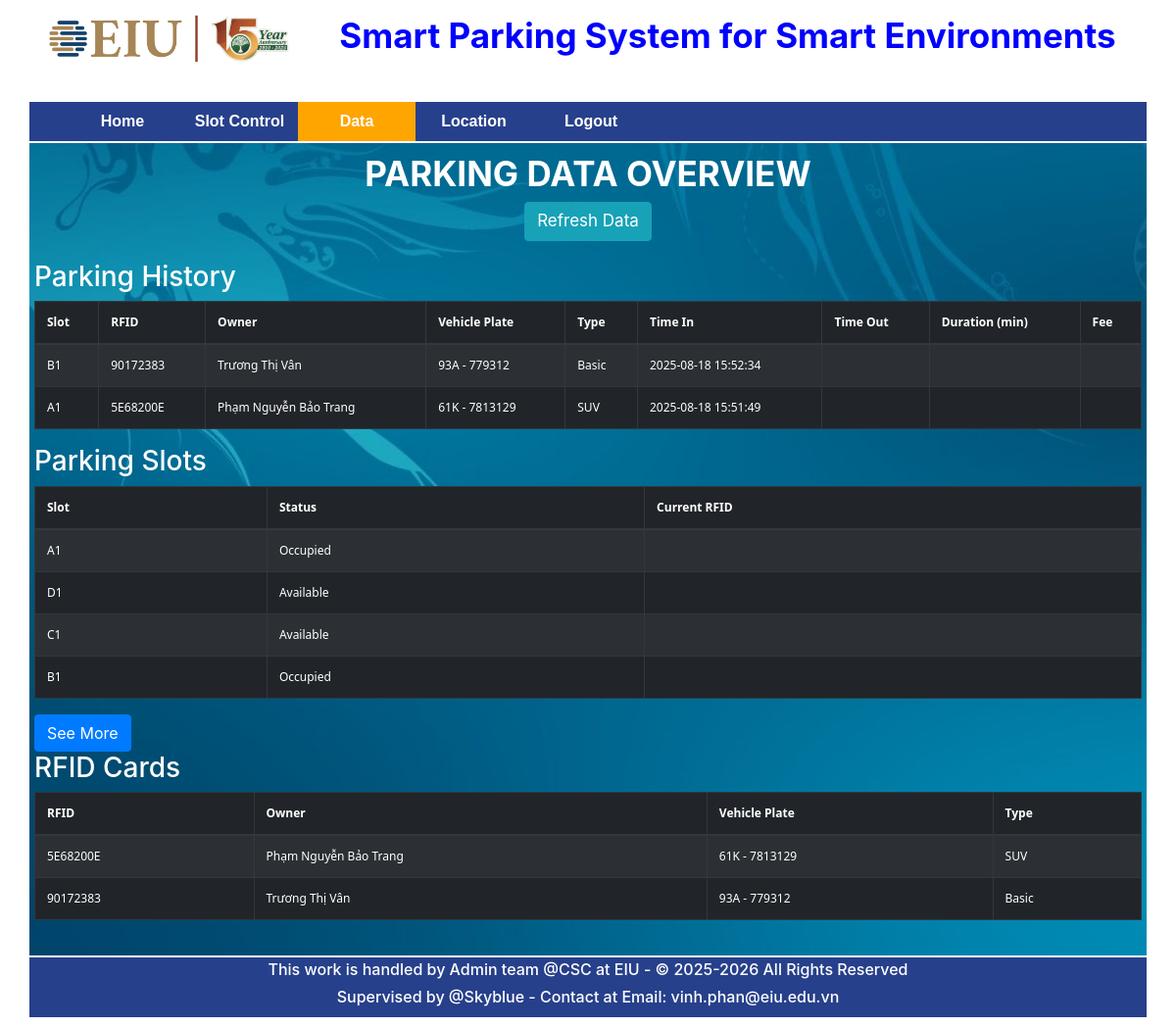
The page /data.php (signed in) on the database its author committed.
### tables this page shows
CREATE TABLE `parkinghistory` (
  `HistoryID` bigint(20) NOT NULL,
  `RFID` varchar(20) DEFAULT NULL,
  `SlotID` int(11) DEFAULT NULL,
  `TimeIn` datetime DEFAULT NULL,
  `TimeOut` datetime DEFAULT NULL,
  `Duration` int(11) DEFAULT NULL,
  `Fee` decimal(10,2) DEFAULT NULL
);

CREATE TABLE `rfidcard` (
  `RFID` varchar(20) NOT NULL,
  `OwnerName` varchar(50) DEFAULT NULL,
  `VehiclePlate` varchar(15) DEFAULT NULL,
  `PhoneNumber` varchar(15) DEFAULT NULL,
  `Type` varchar(10) DEFAULT NULL
);

CREATE TABLE `parkingslot` (
  `SlotID` int(11) NOT NULL,
  `SlotCode` varchar(10) NOT NULL,
  `Area` varchar(5) DEFAULT NULL,
  `Status` tinyint(4) DEFAULT 0,
  `CurrentRFID` varchar(20) DEFAULT NULL
);

### includes/graph_draw.php (the view, shortened to what this page needs)
<?php
include("./php/connectSQL.php");
$sql = "SELECT SlotID, CONCAT(Area, SlotCode) AS SlotName, Status, CurrentRFID FROM parkingslot ORDER BY SlotCode ASC";
$result = mysqli_query($conn, $sql);
$parkingSlots = mysqli_fetch_all($result, MYSQLI_ASSOC);
$sql = "SELECT ph.*, CONCAT(ps.Area, ps.SlotCode) AS SlotName, rc.OwnerName, rc.VehiclePlate, rc.Type
        FROM parkinghistory ph
        JOIN parkingslot ps ON ph.SlotID = ps.SlotID
        JOIN rfidcard rc ON ph.RFID = rc.RFID
        ORDER BY ph.TimeIn DESC";
$result = mysqli_query($conn, $sql);
$parkingHistory = mysqli_fetch_all($result, MYSQLI_ASSOC);
$sql = "SELECT * FROM rfidcard ORDER BY RFID ASC";
$result = mysqli_query($conn, $sql);
$rfidCards = mysqli_fetch_all($result, MYSQLI_ASSOC);
?>
<h3 style="color:white;">Parking History</h3>
<div class="table-responsive">
    <table class="table table-bordered table-striped table-dark">
        <thead>
            <tr>
                <th>Slot</th>
                <th>RFID</th>
                <th>Owner</th>
                <th>Vehicle Plate</th>
                <th>Type</th>
                <th>Time In</th>
                <th>Time Out</th>
                <th>Duration (min)</th>
                <th>Fee</th>
            </tr>
        </thead>
        <tbody>
            <?php foreach ($parkingHistory as $history): ?>
                <tr>
                    <td><?= htmlspecialchars($history['SlotName']) ?></td>
                    <td><?= htmlspecialchars($history['RFID']) ?></td>
                    <td><?= htmlspecialchars($history['OwnerName']) ?></td>
                    <td><?= htmlspecialchars($history['VehiclePlate']) ?></td>
                    <td><?= htmlspecialchars($history['Type']) ?></td>
                    <td><?= htmlspecialchars($history['TimeIn']) ?></td>
                    <td><?= htmlspecialchars($history['TimeOut']) ?></td>
                    <td><?= htmlspecialchars($history['Duration']) ?></td>
                    <td><?= htmlspecialchars($history['Fee']) ?></td>
                </tr>
            <?php endforeach; ?>
        </tbody>
    </table>
</div>
<h3 style="color:white;">Parking Slots</h3>
<div class="table-responsive">
    <table class="table table-bordered table-striped table-dark" id="parkingSlotsTable">
        <thead>
            <tr>
                <th>Slot</th>
                <th>Status</th>
                <th>Current RFID</th>
            </tr>
        </thead>
        <tbody>
            <?php foreach ($parkingSlots as $index => $slot): ?>
                <tr class="<?= $index >= 4 ? 'hidden-row' : '' ?>">
                    <td><?= htmlspecialchars($slot['SlotName']) ?></td>
                    <td><?= $slot['Status'] ? 'Occupied' : 'Available' ?></td>
                    <td><?= htmlspecialchars($slot['CurrentRFID']) ?></td>
                </tr>
            <?php endforeach; ?>
        </tbody>
    </table>
    <?php if (count($parkingSlots) > 4): ?>
        <button id="seeMoreBtn" class="btn btn-primary">See More</button>
    <?php endif; ?>
</div>
<h3 style="color:white;">RFID Cards</h3>
<div class="table-responsive">
    <table class="table table-bordered table-striped table-dark">
        <thead>
            <tr>
                <th>RFID</th>
                <th>Owner</th>
                <th>Vehicle Plate</th>
                <th>Type</th>
            </tr>
        </thead>
        <tbody>
            <?php foreach ($rfidCards as $card): ?>
                <tr>
                    <td><?= htmlspecialchars($card['RFID']) ?></td>
                    <td><?= htmlspecialchars($card['OwnerName']) ?></td>
                    <td><?= htmlspecialchars($card['VehiclePlate']) ?></td>
                    <td><?= htmlspecialchars($card['Type']) ?></td>
                </tr>
            <?php endforeach; ?>
        </tbody>
    </table>
</div>

### data.php (shortened to what this page needs)
<?php
if ($_SESSION['LoginInto'] == "TRUE") {
   $current = 'data';
   require_once("includes/header.php");
} else {
   header('Location: /smartparking/login.php');
}
?>
<div class="wrap" style="background: url(image/3.jpg);">
   <div class="row">
      <div class="col-12" style="text-align: center;">
         <h2 class="Title" style="color: white">PARKING DATA OVERVIEW</h2>
         <button id="refresh_data" class="btn btn-info" style="font-size: 17px;">Refresh Data</button>
      </div>
   </div>
   <div class="row" style="padding: 20px;">
      <?php include("./includes/graph_draw.php"); ?>
   </div>
</div>
<?php require_once("includes/footer.php"); ?>

### includes/header.php (shortened to what this page needs)
<!DOCTYPE html>
<html lang="en">
<head>
   <link rel="stylesheet" href="css/bootstrap.css">
    <link rel="stylesheet" href="css/style.css">
    <link rel="stylesheet" href="css/morris.css">
    <link href='css/simplelightbox.min.css' rel='stylesheet' type='text/css'>
</head>
<body>
    <div class="wrap" >
        <div class="row" style="width: 100%; margin-left: auto; margin-right: auto">
            <div class="col-3" style="text-align: center;">
                <img class="logo" src="image/eiulogo1.png">
            </div>
            <div class="col-9" style="text-align: center;">
                <div class="Title">Smart Parking System for Smart Environments</div>
            </div>
        </div>
        <div class="example2">
        </div>
        <div class="row" style="width: 100%; margin-left: auto; margin-right: auto">
            <div id="nav">
                <ul>
                    <li <?php if($current == 'home') {echo 'class="current"';} ?>><a href="/smartparking/index.php" style="font-family: sans-serif;font-weight: bold;">Home</a></li>
                    <li <?php if($current == 'control') {echo 'class="current"';} ?>><a href="/smartparking/control.php" style="font-family: sans-serif;font-weight: bold;" id="activeControl"> Slot Control</a></li>
                    <li <?php if($current == 'data') {echo 'class="current"';} ?>><a href="#" style="font-family: sans-serif;font-weight: bold;">Data</a>
                    </li>
                    <li <?php if($current == 'location') {echo 'class="current"';} ?>><a href="/smartparking/location.php" style="font-family: sans-serif;font-weight: bold;">Location</a></li>
                    <li><a href="/smartparking/index.php?logout='1'" style="font-family: sans-serif;font-weight: bold;">Logout</a></li>
                </ul>
            </div>
        </div>
    </div>

### includes/footer.php
<div class="footer">
    <div class="wrap" style="background: #27408B;padding:3px;">
    <div>
        <div class="row">
            <div class="col-sm-12" style="text-align: center;">
                <h5 style="font-size: 16px"> This work is handled by Admin team @CSC at EIU - &copy 2025-2026 All Rights Reserved  </h5>
                <h5 style="font-size: 16px"> Supervised by @Skyblue - Contact at Email: vinh.phan@eiu.edu.vn</h5>
            </div>
        </div>
    </div>
    </div>
</div>
</body>
</html>

### css/style.css (style rules this page uses)
body { background-size: cover; background-repeat: repeat; background-position: center; height: 100%; }
.current { background:orange; }
.wrap { width: 95%; margin-left: auto; margin-right: auto; }
.logo { max-width: 100%; max-height: 100px; width: auto; padding-top: 10px; text-align: right; }
.Title { padding-top: 10px; font-weight: bold; font-size: 35px; text-align: center; color: blue; }
.example2 { height: 35px; overflow: hidden; position: relative; font-weight: bold; width: 100%; padding-top: 8px; }
#nav { width: 100%; }
#nav ul { background: #27408B; list-style-type: none; text-align: left; z-index: 99; margin-bottom: 2px; }
#nav li { color: #f1f1f1; display: inline-block; width: 120px; height: 40px; line-height: 40px; margin-left: -5px; text-align: center; }
#nav a { text-decoration: none; color: #fff; display: block; }
#nav li { position: relative; }
.footer { margin-bottom: 0px; padding-bottom: 10px; padding-top: 2px; text-align: center; color: white; font-weight: bold; }
table { margin: auto; font-family: "Lucida Sans Unicode", "Lucida Grande", "Segoe Ui"; font-size: 12px; }
table td { transition: all .5s; }
a:link, a:hover, a:active, a:visited { color:#00addc; }
img { border:0; }

### rows shown on the page
parkinghistory: SlotName "B1", RFID "90172383", RFID.OwnerName "Trương Thị Vân", RFID.VehiclePlate "93A - 779312", RFID.Type "Basic", TimeIn "2025-08-18 15:52:34"
parkinghistory: SlotName "A1", RFID "5E68200E", RFID.OwnerName "Phạm Nguyễn Bảo Trang", RFID.VehiclePlate "61K - 7813129", RFID.Type "SUV", TimeIn "2025-08-18 15:51:49"
parkingslot: SlotName "A1", Status "Occupied"
parkingslot: SlotName "D1", Status "Available"
parkingslot: SlotName "C1", Status "Available"
parkingslot: SlotName "B1", Status "Occupied"
rfidcard: RFID "5E68200E", OwnerName "Phạm Nguyễn Bảo Trang", VehiclePlate "61K - 7813129", Type "SUV"
rfidcard: RFID "90172383", OwnerName "Trương Thị Vân", VehiclePlate "93A - 779312", Type "Basic"
